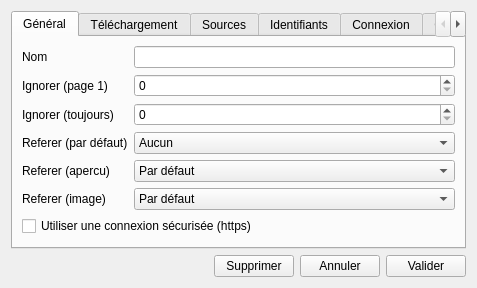
<?xml version="1.0" encoding="UTF-8"?>
<ui version="4.0">
 <class>SourcesSettingsWindow</class>
 <widget class="QDialog" name="SourcesSettingsWindow">
  <property name="geometry">
   <rect>
    <x>0</x>
    <y>0</y>
    <width>477</width>
    <height>272</height>
   </rect>
  </property>
  <property name="windowTitle">
   <string>Options de site</string>
  </property>
  <property name="windowIcon">
   <iconset resource="../resources.qrc">
    <normaloff>:/images/icon.ico</normaloff>:/images/icon.ico</iconset>
  </property>
  <layout class="QVBoxLayout" name="verticalLayout">
   <item>
    <widget class="QTabWidget" name="tabWidget">
     <property name="currentIndex">
      <number>0</number>
     </property>
     <widget class="QWidget" name="tabGeneral">
      <attribute name="title">
       <string>Général</string>
      </attribute>
      <layout class="QFormLayout" name="formLayout_5">
       <property name="fieldGrowthPolicy">
        <enum>QFormLayout::AllNonFixedFieldsGrow</enum>
       </property>
       <item row="3" column="0">
        <widget class="QLabel" name="labelReferer">
         <property name="text">
          <string>Referer (par défaut)</string>
         </property>
        </widget>
       </item>
       <item row="3" column="1">
        <widget class="QComboBox" name="comboReferer">
         <item>
          <property name="text">
           <string>Aucun</string>
          </property>
         </item>
         <item>
          <property name="text">
           <string>Site</string>
          </property>
         </item>
         <item>
          <property name="text">
           <string>Page</string>
          </property>
         </item>
         <item>
          <property name="text">
           <string>Image</string>
          </property>
         </item>
        </widget>
       </item>
       <item row="4" column="0">
        <widget class="QLabel" name="labelRefererPreview">
         <property name="text">
          <string>Referer (apercu)</string>
         </property>
        </widget>
       </item>
       <item row="4" column="1">
        <widget class="QComboBox" name="comboRefererPreview">
         <item>
          <property name="text">
           <string>Par défaut</string>
          </property>
         </item>
         <item>
          <property name="text">
           <string>Aucun</string>
          </property>
         </item>
         <item>
          <property name="text">
           <string>Site</string>
          </property>
         </item>
         <item>
          <property name="text">
           <string>Page</string>
          </property>
         </item>
         <item>
          <property name="text">
           <string>Image</string>
          </property>
         </item>
        </widget>
       </item>
       <item row="5" column="0">
        <widget class="QLabel" name="labelRefererImage">
         <property name="text">
          <string>Referer (image)</string>
         </property>
        </widget>
       </item>
       <item row="5" column="1">
        <widget class="QComboBox" name="comboRefererImage">
         <item>
          <property name="text">
           <string>Par défaut</string>
          </property>
         </item>
         <item>
          <property name="text">
           <string>Aucun</string>
          </property>
         </item>
         <item>
          <property name="text">
           <string>Site</string>
          </property>
         </item>
         <item>
          <property name="text">
           <string>Page</string>
          </property>
         </item>
         <item>
          <property name="text">
           <string>Détails</string>
          </property>
         </item>
         <item>
          <property name="text">
           <string>Image</string>
          </property>
         </item>
        </widget>
       </item>
       <item row="0" column="0">
        <widget class="QLabel" name="labelSiteName">
         <property name="text">
          <string>Nom</string>
         </property>
        </widget>
       </item>
       <item row="0" column="1">
        <widget class="QLineEdit" name="lineSiteName"/>
       </item>
       <item row="2" column="0">
        <widget class="QLabel" name="label">
         <property name="text">
          <string>Ignorer (toujours)</string>
         </property>
        </widget>
       </item>
       <item row="1" column="0">
        <widget class="QLabel" name="label_2">
         <property name="text">
          <string>Ignorer (page 1)</string>
         </property>
        </widget>
       </item>
       <item row="1" column="1">
        <widget class="QSpinBox" name="spinIgnore1"/>
       </item>
       <item row="2" column="1">
        <widget class="QSpinBox" name="spinIgnoreAlways"/>
       </item>
       <item row="6" column="0" colspan="2">
        <widget class="QCheckBox" name="checkSsl">
         <property name="text">
          <string>Utiliser une connexion sécurisée (https)</string>
         </property>
         <property name="checked">
          <bool>false</bool>
         </property>
        </widget>
       </item>
      </layout>
     </widget>
     <widget class="QWidget" name="tabDownloads">
      <attribute name="title">
       <string>Téléchargement</string>
      </attribute>
      <layout class="QFormLayout" name="formLayout">
       <item row="1" column="0">
        <widget class="QLabel" name="label_3">
         <property name="text">
          <string>Téléchargements simultanés max</string>
         </property>
        </widget>
       </item>
       <item row="1" column="1">
        <widget class="QSpinBox" name="spinSimultaneousDownloads">
         <property name="minimum">
          <number>1</number>
         </property>
         <property name="maximum">
          <number>10</number>
         </property>
        </widget>
       </item>
       <item row="0" column="0">
        <widget class="QLabel" name="label_4">
         <property name="text">
          <string>Images par page</string>
         </property>
        </widget>
       </item>
       <item row="0" column="1">
        <widget class="QSpinBox" name="spinImagesPerPage">
         <property name="minimum">
          <number>1</number>
         </property>
         <property name="maximum">
          <number>1000</number>
         </property>
         <property name="value">
          <number>200</number>
         </property>
        </widget>
       </item>
      </layout>
     </widget>
     <widget class="QWidget" name="tabSources">
      <attribute name="title">
       <string>Sources</string>
      </attribute>
      <layout class="QFormLayout" name="formLayout_3">
       <item row="1" column="0" colspan="2">
        <widget class="QWidget" name="widget" native="true">
         <property name="enabled">
          <bool>false</bool>
         </property>
         <layout class="QFormLayout" name="formLayout_2">
          <property name="fieldGrowthPolicy">
           <enum>QFormLayout::AllNonFixedFieldsGrow</enum>
          </property>
          <property name="leftMargin">
           <number>18</number>
          </property>
          <property name="topMargin">
           <number>0</number>
          </property>
          <property name="rightMargin">
           <number>0</number>
          </property>
          <property name="bottomMargin">
           <number>0</number>
          </property>
          <item row="0" column="0">
           <widget class="QLabel" name="labelSources1">
            <property name="text">
             <string>Source 1</string>
            </property>
           </widget>
          </item>
          <item row="0" column="1">
           <widget class="QComboBox" name="comboSources1">
            <property name="currentIndex">
             <number>0</number>
            </property>
            <item>
             <property name="text">
              <string>XML</string>
             </property>
            </item>
            <item>
             <property name="text">
              <string>JSON</string>
             </property>
            </item>
            <item>
             <property name="text">
              <string>Regex</string>
             </property>
            </item>
            <item>
             <property name="text">
              <string>RSS</string>
             </property>
            </item>
           </widget>
          </item>
          <item row="1" column="0">
           <widget class="QLabel" name="labelSources2">
            <property name="text">
             <string>Source 2</string>
            </property>
           </widget>
          </item>
          <item row="1" column="1">
           <widget class="QComboBox" name="comboSources2">
            <property name="currentIndex">
             <number>1</number>
            </property>
            <item>
             <property name="text">
              <string>XML</string>
             </property>
            </item>
            <item>
             <property name="text">
              <string>JSON</string>
             </property>
            </item>
            <item>
             <property name="text">
              <string>Regex</string>
             </property>
            </item>
            <item>
             <property name="text">
              <string>RSS</string>
             </property>
            </item>
           </widget>
          </item>
          <item row="2" column="0">
           <widget class="QLabel" name="labelSources3">
            <property name="text">
             <string>Source 3</string>
            </property>
           </widget>
          </item>
          <item row="2" column="1">
           <widget class="QComboBox" name="comboSources3">
            <property name="currentIndex">
             <number>2</number>
            </property>
            <item>
             <property name="text">
              <string>XML</string>
             </property>
            </item>
            <item>
             <property name="text">
              <string>JSON</string>
             </property>
            </item>
            <item>
             <property name="text">
              <string>Regex</string>
             </property>
            </item>
            <item>
             <property name="text">
              <string>RSS</string>
             </property>
            </item>
           </widget>
          </item>
          <item row="3" column="0">
           <widget class="QLabel" name="labelSources4">
            <property name="text">
             <string>Source 4</string>
            </property>
           </widget>
          </item>
          <item row="3" column="1">
           <widget class="QComboBox" name="comboSources4">
            <property name="currentIndex">
             <number>3</number>
            </property>
            <item>
             <property name="text">
              <string>XML</string>
             </property>
            </item>
            <item>
             <property name="text">
              <string>JSON</string>
             </property>
            </item>
            <item>
             <property name="text">
              <string>Regex</string>
             </property>
            </item>
            <item>
             <property name="text">
              <string>RSS</string>
             </property>
            </item>
           </widget>
          </item>
         </layout>
        </widget>
       </item>
       <item row="0" column="0" colspan="2">
        <widget class="QCheckBox" name="checkSourcesDefault">
         <property name="text">
          <string>Utiliser les sources par défaut</string>
         </property>
         <property name="checked">
          <bool>true</bool>
         </property>
        </widget>
       </item>
      </layout>
     </widget>
     <widget class="QWidget" name="tabCredentials">
      <attribute name="title">
       <string>Identifiants</string>
      </attribute>
      <layout class="QFormLayout" name="formLayout_4">
       <item row="0" column="0">
        <widget class="QLabel" name="labelAuthPseudo">
         <property name="text">
          <string>Pseudo</string>
         </property>
        </widget>
       </item>
       <item row="0" column="1">
        <widget class="QLineEdit" name="lineAuthPseudo"/>
       </item>
       <item row="1" column="0">
        <widget class="QLabel" name="labelAuthPassword">
         <property name="text">
          <string>Mot de passe</string>
         </property>
        </widget>
       </item>
       <item row="1" column="1">
        <layout class="QHBoxLayout" name="layoutHashPassword">
         <item>
          <widget class="QLineEdit" name="lineAuthPassword">
           <property name="echoMode">
            <enum>QLineEdit::Password</enum>
           </property>
          </widget>
         </item>
         <item>
          <widget class="QPushButton" name="buttonAuthHash">
           <property name="text">
            <string>Hasher un mot de passe</string>
           </property>
          </widget>
         </item>
        </layout>
       </item>
       <item row="2" column="0" colspan="2">
        <layout class="QHBoxLayout" name="layoutTestCredentials" stretch="1,0">
         <item>
          <widget class="QLabel" name="labelTestCredentials">
           <property name="text">
            <string/>
           </property>
          </widget>
         </item>
         <item>
          <widget class="QPushButton" name="buttonTestCredentials">
           <property name="text">
            <string>Tester</string>
           </property>
          </widget>
         </item>
        </layout>
       </item>
      </layout>
     </widget>
     <widget class="QWidget" name="tabLogin">
      <attribute name="title">
       <string>Connexion</string>
      </attribute>
      <layout class="QFormLayout" name="formLayout_7">
       <item row="0" column="0" colspan="2">
        <widget class="QCheckBox" name="checkLoginParameter">
         <property name="text">
          <string>Passage dans l'url</string>
         </property>
         <property name="checked">
          <bool>true</bool>
         </property>
        </widget>
       </item>
       <item row="1" column="0" colspan="2">
        <widget class="QWidget" name="widget_2" native="true">
         <property name="enabled">
          <bool>false</bool>
         </property>
         <layout class="QFormLayout" name="formLayout_6">
          <property name="leftMargin">
           <number>18</number>
          </property>
          <property name="topMargin">
           <number>0</number>
          </property>
          <property name="rightMargin">
           <number>0</number>
          </property>
          <property name="bottomMargin">
           <number>0</number>
          </property>
          <item row="0" column="0">
           <widget class="QLabel" name="label_8">
            <property name="text">
             <string>Méthode</string>
            </property>
           </widget>
          </item>
          <item row="0" column="1">
           <widget class="QComboBox" name="comboLoginMethod">
            <property name="currentIndex">
             <number>1</number>
            </property>
            <item>
             <property name="text">
              <string>GET</string>
             </property>
            </item>
            <item>
             <property name="text">
              <string>POST</string>
             </property>
            </item>
           </widget>
          </item>
          <item row="2" column="0">
           <widget class="QLabel" name="label_9">
            <property name="text">
             <string>Pseudo</string>
            </property>
           </widget>
          </item>
          <item row="3" column="0">
           <widget class="QLabel" name="label_10">
            <property name="text">
             <string>Password</string>
            </property>
           </widget>
          </item>
          <item row="1" column="0">
           <widget class="QLabel" name="label_11">
            <property name="text">
             <string>URL</string>
            </property>
           </widget>
          </item>
          <item row="1" column="1">
           <widget class="QLineEdit" name="lineLoginUrl"/>
          </item>
          <item row="2" column="1">
           <widget class="QLineEdit" name="lineLoginPseudo"/>
          </item>
          <item row="3" column="1">
           <widget class="QLineEdit" name="lineLoginPassword"/>
          </item>
         </layout>
        </widget>
       </item>
       <item row="3" column="0" colspan="2">
        <layout class="QHBoxLayout" name="layoutTestLogin" stretch="1,0">
         <item>
          <widget class="QLabel" name="labelTestLogin">
           <property name="text">
            <string/>
           </property>
          </widget>
         </item>
         <item>
          <widget class="QPushButton" name="pushButton_5">
           <property name="text">
            <string>Tester</string>
           </property>
          </widget>
         </item>
        </layout>
       </item>
       <item row="2" column="0">
        <widget class="QLabel" name="label_5">
         <property name="text">
          <string>Cookie</string>
         </property>
        </widget>
       </item>
       <item row="2" column="1">
        <widget class="QLineEdit" name="lineLoginCookie"/>
       </item>
      </layout>
     </widget>
     <widget class="QWidget" name="tabCookies">
      <attribute name="title">
       <string>Cookies</string>
      </attribute>
      <layout class="QFormLayout" name="formLayout_8">
       <item row="0" column="0" colspan="2">
        <widget class="QTableWidget" name="tableCookies">
         <column>
          <property name="text">
           <string>Nom</string>
          </property>
         </column>
         <column>
          <property name="text">
           <string>Valeur</string>
          </property>
         </column>
        </widget>
       </item>
       <item row="1" column="0" colspan="2">
        <widget class="QPushButton" name="pushButton">
         <property name="text">
          <string>Ajouter</string>
         </property>
        </widget>
       </item>
      </layout>
     </widget>
    </widget>
   </item>
   <item>
    <layout class="QHBoxLayout" name="layoutButtons">
     <property name="leftMargin">
      <number>0</number>
     </property>
     <property name="topMargin">
      <number>0</number>
     </property>
     <property name="rightMargin">
      <number>0</number>
     </property>
     <property name="bottomMargin">
      <number>0</number>
     </property>
     <item>
      <spacer name="spacerButtons">
       <property name="orientation">
        <enum>Qt::Horizontal</enum>
       </property>
       <property name="sizeHint" stdset="0">
        <size>
         <width>40</width>
         <height>20</height>
        </size>
       </property>
      </spacer>
     </item>
     <item>
      <widget class="QPushButton" name="buttonDelete">
       <property name="text">
        <string>Supprimer</string>
       </property>
      </widget>
     </item>
     <item>
      <widget class="QPushButton" name="buttonCancel">
       <property name="text">
        <string>Annuler</string>
       </property>
      </widget>
     </item>
     <item>
      <widget class="QPushButton" name="buttonAccept">
       <property name="text">
        <string>Valider</string>
       </property>
      </widget>
     </item>
    </layout>
   </item>
  </layout>
 </widget>
 <tabstops>
  <tabstop>tabWidget</tabstop>
  <tabstop>lineSiteName</tabstop>
  <tabstop>spinIgnore1</tabstop>
  <tabstop>spinIgnoreAlways</tabstop>
  <tabstop>comboReferer</tabstop>
  <tabstop>comboRefererPreview</tabstop>
  <tabstop>comboRefererImage</tabstop>
  <tabstop>checkSsl</tabstop>
  <tabstop>spinImagesPerPage</tabstop>
  <tabstop>spinSimultaneousDownloads</tabstop>
  <tabstop>checkSourcesDefault</tabstop>
  <tabstop>comboSources1</tabstop>
  <tabstop>comboSources2</tabstop>
  <tabstop>comboSources3</tabstop>
  <tabstop>comboSources4</tabstop>
  <tabstop>lineAuthPseudo</tabstop>
  <tabstop>lineAuthPassword</tabstop>
  <tabstop>buttonAuthHash</tabstop>
  <tabstop>buttonTestCredentials</tabstop>
  <tabstop>checkLoginParameter</tabstop>
  <tabstop>comboLoginMethod</tabstop>
  <tabstop>lineLoginUrl</tabstop>
  <tabstop>lineLoginPseudo</tabstop>
  <tabstop>lineLoginPassword</tabstop>
  <tabstop>lineLoginCookie</tabstop>
  <tabstop>pushButton_5</tabstop>
  <tabstop>buttonDelete</tabstop>
  <tabstop>buttonCancel</tabstop>
  <tabstop>buttonAccept</tabstop>
 </tabstops>
 <resources>
  <include location="../resources.qrc"/>
 </resources>
 <connections>
  <connection>
   <sender>checkSourcesDefault</sender>
   <signal>toggled(bool)</signal>
   <receiver>widget</receiver>
   <slot>setDisabled(bool)</slot>
   <hints>
    <hint type="sourcelabel">
     <x>168</x>
     <y>56</y>
    </hint>
    <hint type="destinationlabel">
     <x>153</x>
     <y>98</y>
    </hint>
   </hints>
  </connection>
  <connection>
   <sender>buttonDelete</sender>
   <signal>clicked()</signal>
   <receiver>SourcesSettingsWindow</receiver>
   <slot>deleteSite()</slot>
   <hints>
    <hint type="sourcelabel">
     <x>304</x>
     <y>261</y>
    </hint>
    <hint type="destinationlabel">
     <x>256</x>
     <y>210</y>
    </hint>
   </hints>
  </connection>
  <connection>
   <sender>buttonCancel</sender>
   <signal>clicked()</signal>
   <receiver>SourcesSettingsWindow</receiver>
   <slot>reject()</slot>
   <hints>
    <hint type="sourcelabel">
     <x>385</x>
     <y>261</y>
    </hint>
    <hint type="destinationlabel">
     <x>345</x>
     <y>208</y>
    </hint>
   </hints>
  </connection>
  <connection>
   <sender>buttonAccept</sender>
   <signal>clicked()</signal>
   <receiver>SourcesSettingsWindow</receiver>
   <slot>accept()</slot>
   <hints>
    <hint type="sourcelabel">
     <x>466</x>
     <y>261</y>
    </hint>
    <hint type="destinationlabel">
     <x>368</x>
     <y>205</y>
    </hint>
   </hints>
  </connection>
  <connection>
   <sender>checkLoginParameter</sender>
   <signal>toggled(bool)</signal>
   <receiver>widget_2</receiver>
   <slot>setDisabled(bool)</slot>
   <hints>
    <hint type="sourcelabel">
     <x>117</x>
     <y>55</y>
    </hint>
    <hint type="destinationlabel">
     <x>142</x>
     <y>65</y>
    </hint>
   </hints>
  </connection>
  <connection>
   <sender>buttonTestCredentials</sender>
   <signal>clicked()</signal>
   <receiver>SourcesSettingsWindow</receiver>
   <slot>testLogin()</slot>
   <hints>
    <hint type="sourcelabel">
     <x>453</x>
     <y>120</y>
    </hint>
    <hint type="destinationlabel">
     <x>273</x>
     <y>141</y>
    </hint>
   </hints>
  </connection>
  <connection>
   <sender>pushButton_5</sender>
   <signal>clicked()</signal>
   <receiver>SourcesSettingsWindow</receiver>
   <slot>testLogin()</slot>
   <hints>
    <hint type="sourcelabel">
     <x>453</x>
     <y>216</y>
    </hint>
    <hint type="destinationlabel">
     <x>256</x>
     <y>193</y>
    </hint>
   </hints>
  </connection>
  <connection>
   <sender>pushButton</sender>
   <signal>clicked()</signal>
   <receiver>SourcesSettingsWindow</receiver>
   <slot>addCookie()</slot>
   <hints>
    <hint type="sourcelabel">
     <x>431</x>
     <y>200</y>
    </hint>
    <hint type="destinationlabel">
     <x>470</x>
     <y>190</y>
    </hint>
   </hints>
  </connection>
 </connections>
 <slots>
  <slot>deleteSite()</slot>
  <slot>testLogin()</slot>
  <slot>addCookie()</slot>
 </slots>
</ui>
